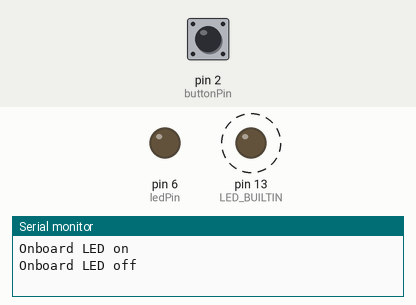
Simulated run of this sketch. Board: Arduino Uno, built with avr-gcc and run on an emulated ATmega328P. Parts: output pins drawn as LEDs (lit = HIGH), the last lines printed to the serial monitor. Dashed ring = blinking. Inputs (shaded band) come from the test bench; at power-on: pin 2 (buttonPin) LOW.

Above: at 1.2 s.
1.3 s: pin 2 (buttonPin) pulled HIGH for 0.15 s
At 1.37 s:
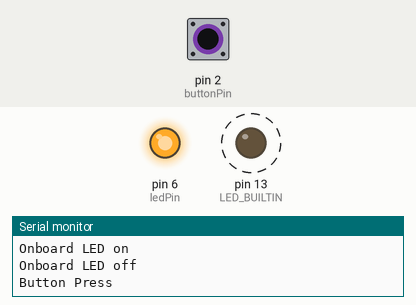
4.3 s: pin 2 (buttonPin) pulled HIGH for 1 s
At 6.4 s:
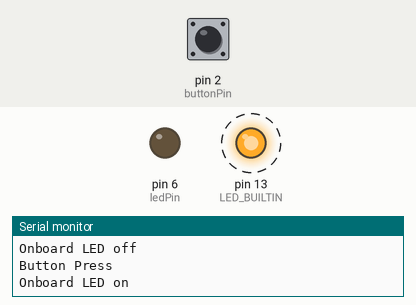
7.3 s: pin 2 (buttonPin) pulled HIGH for 3.2 s
At 7.9 s:
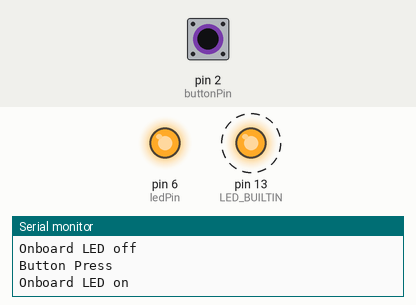
Timing chart, 0 to 18.0 s (numbered marks = the images above; inputs shaded):
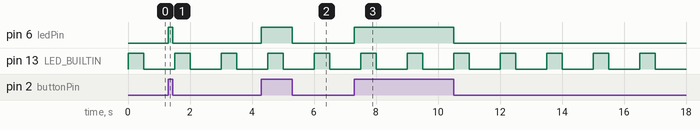

The sketch:

interrupt_button_1_2p1.ino
```cpp
const int buttonPin = 2;
const int ledPin =  6;

volatile int buttonState = 0;

void setup() {
  Serial.begin(9600);
  // Initialise the inbuilt LED
  pinMode(LED_BUILTIN, OUTPUT);
  // Initialise the LED pin
  pinMode(ledPin, OUTPUT);
  // Initialise the pushbutton pin
  pinMode(buttonPin, INPUT);
  // Attach an interrupt
  attachInterrupt(digitalPinToInterrupt(buttonPin), pin_ISR, CHANGE);
}

void loop() {
  // Flash inbuilt LED
  digitalWrite(LED_BUILTIN, HIGH);
  Serial.println("Onboard LED on");
  delay(500);
  digitalWrite(LED_BUILTIN, LOW);
  Serial.println("Onboard LED off");
  delay(1000);
}

void pin_ISR() {
  buttonState = digitalRead(buttonPin);
  digitalWrite(ledPin, buttonState);
  Serial.println("Button Press");
}
```

Measured:
- after the input at 1.3 s, pin 6 (ledPin): LOW → HIGH at once, → LOW 0.15 s later
- after the input at 4.3 s, pin 6 (ledPin): LOW → HIGH at once, → LOW 1.0 s later
- after the input at 7.3 s, pin 6 (ledPin): LOW → HIGH at once, → LOW 3.2 s later
- by itself, pin 13 (LED_BUILTIN): alternates HIGH for 0.50 s and LOW for 1.0 s
